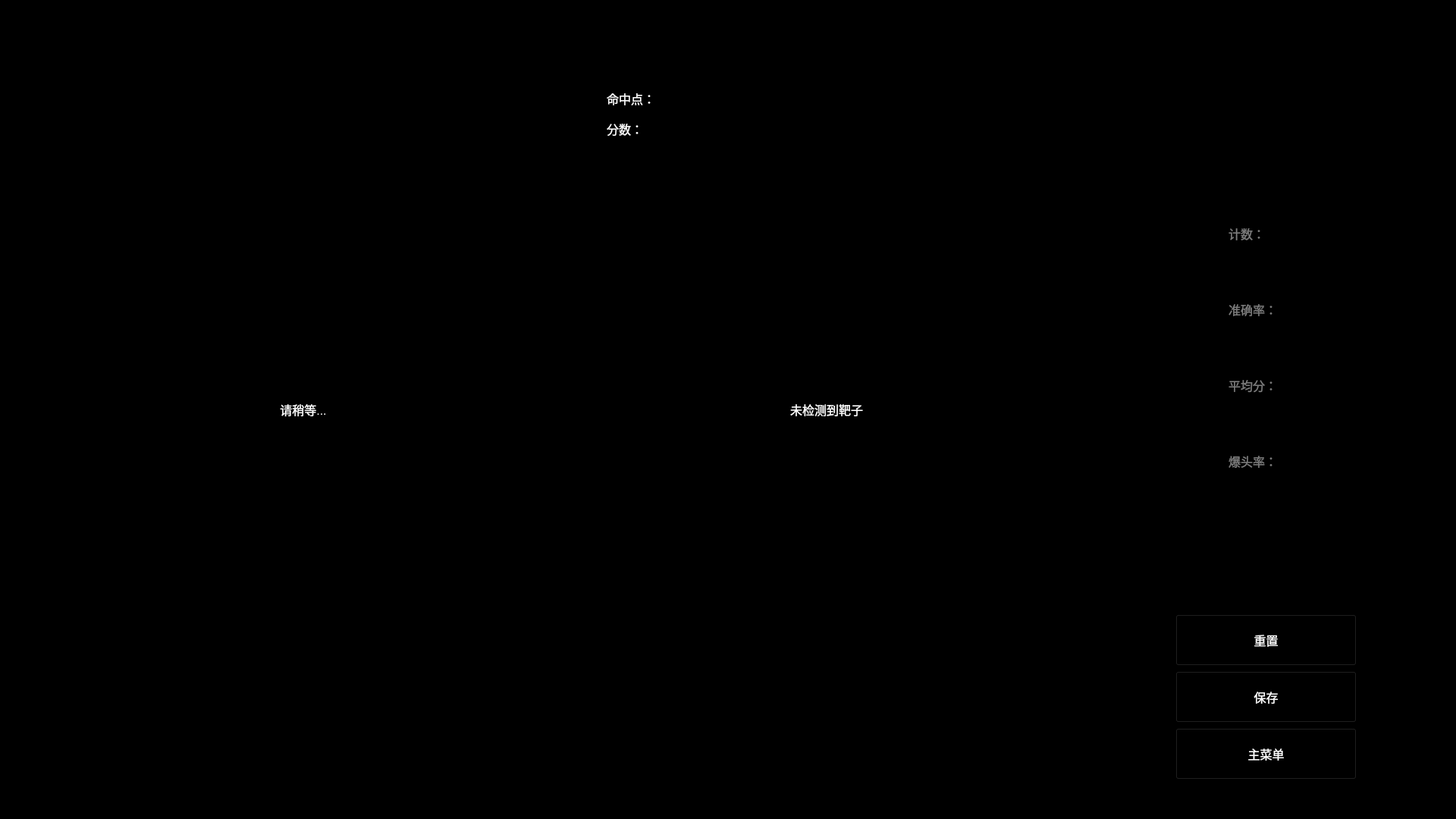
<?xml version="1.0" encoding="UTF-8"?>
<ui version="4.0">
 <class>PlayPage</class>
 <widget class="QWidget" name="PlayPage">
  <property name="geometry">
   <rect>
    <x>0</x>
    <y>0</y>
    <width>1920</width>
    <height>1080</height>
   </rect>
  </property>
  <property name="windowTitle">
   <string>Form</string>
  </property>
  <property name="styleSheet">
   <string notr="true">backGround:black;
color:white;
font-size:16px;
font-family:微软雅黑</string>
  </property>
  <widget class="QLabel" name="hitpointLabel">
   <property name="geometry">
    <rect>
     <x>800</x>
     <y>120</y>
     <width>200</width>
     <height>20</height>
    </rect>
   </property>
   <property name="styleSheet">
    <string notr="true">background:transparent;
color:white</string>
   </property>
   <property name="text">
    <string>命中点：</string>
   </property>
  </widget>
  <widget class="QLabel" name="scoreLabel">
   <property name="geometry">
    <rect>
     <x>800</x>
     <y>160</y>
     <width>200</width>
     <height>20</height>
    </rect>
   </property>
   <property name="styleSheet">
    <string notr="true">background:transparent;
color:white</string>
   </property>
   <property name="text">
    <string>分数：</string>
   </property>
  </widget>
  <widget class="QLabel" name="countLabel">
   <property name="geometry">
    <rect>
     <x>1620</x>
     <y>260</y>
     <width>100</width>
     <height>96</height>
    </rect>
   </property>
   <property name="styleSheet">
    <string notr="true">color:#7c7c7c;
background:transparent</string>
   </property>
   <property name="text">
    <string>计数：</string>
   </property>
  </widget>
  <widget class="QLabel" name="accuracyLabel">
   <property name="geometry">
    <rect>
     <x>1620</x>
     <y>360</y>
     <width>100</width>
     <height>96</height>
    </rect>
   </property>
   <property name="styleSheet">
    <string notr="true">color:#7c7c7c;
background:transparent</string>
   </property>
   <property name="text">
    <string>准确率：</string>
   </property>
  </widget>
  <widget class="QLabel" name="avgscoreLabel">
   <property name="geometry">
    <rect>
     <x>1620</x>
     <y>460</y>
     <width>100</width>
     <height>96</height>
    </rect>
   </property>
   <property name="styleSheet">
    <string notr="true">color:#7c7c7c;
background:transparent</string>
   </property>
   <property name="text">
    <string>平均分：</string>
   </property>
  </widget>
  <widget class="QLabel" name="headshotRateLabel">
   <property name="geometry">
    <rect>
     <x>1620</x>
     <y>560</y>
     <width>100</width>
     <height>96</height>
    </rect>
   </property>
   <property name="styleSheet">
    <string notr="true">color:#7c7c7c;
background:transparent</string>
   </property>
   <property name="text">
    <string>爆头率：</string>
   </property>
  </widget>
  <widget class="QPushButton" name="bt_reset">
   <property name="geometry">
    <rect>
     <x>1550</x>
     <y>810</y>
     <width>239</width>
     <height>68</height>
    </rect>
   </property>
   <property name="styleSheet">
    <string notr="true">.QPushButton{color:white;
border-image:url(./ui/resources/HomePageBtnBg.png);
font-family:微软雅黑;
font-size:16px}
.QPushButton:hover{color:#79d9ff;
border-image:url(./ui/resources/HomePageBtnBg_hover.png);
font-size:16px}</string>
   </property>
   <property name="text">
    <string>重置</string>
   </property>
  </widget>
  <widget class="QPushButton" name="bt_save">
   <property name="geometry">
    <rect>
     <x>1550</x>
     <y>885</y>
     <width>239</width>
     <height>68</height>
    </rect>
   </property>
   <property name="styleSheet">
    <string notr="true">.QPushButton{color:white;
border-image:url(./ui/resources/HomePageBtnBg.png);
font-family:微软雅黑;
font-size:16px}
.QPushButton:hover{color:#79d9ff;
border-image:url(./ui/resources/HomePageBtnBg_hover.png);
font-size:16px}</string>
   </property>
   <property name="text">
    <string>保存</string>
   </property>
  </widget>
  <widget class="QPushButton" name="bt_back">
   <property name="geometry">
    <rect>
     <x>1550</x>
     <y>960</y>
     <width>239</width>
     <height>68</height>
    </rect>
   </property>
   <property name="styleSheet">
    <string notr="true">.QPushButton{color:white;
border-image:url(./ui/resources/HomePageBtnBg.png);
font-family:微软雅黑;
font-size:16px}
.QPushButton:hover{color:#79d9ff;
border-image:url(./ui/resources/HomePageBtnBg_hover.png);
font-size:16px}</string>
   </property>
   <property name="text">
    <string>主菜单</string>
   </property>
  </widget>
  <widget class="QLabel" name="bg_label">
   <property name="geometry">
    <rect>
     <x>1480</x>
     <y>50</y>
     <width>372</width>
     <height>754</height>
    </rect>
   </property>
   <property name="styleSheet">
    <string notr="true">.QLabel{background:url(./ui/resources/PlayPageBg.png);}
.QLabel:hover{background:url(./ui/resources/PlayPageBg_hover.png);}</string>
   </property>
   <property name="text">
    <string/>
   </property>
  </widget>
  <widget class="QLabel" name="targetLabel">
   <property name="geometry">
    <rect>
     <x>790</x>
     <y>100</y>
     <width>600</width>
     <height>880</height>
    </rect>
   </property>
   <property name="sizePolicy">
    <sizepolicy hsizetype="Minimum" vsizetype="Fixed">
     <horstretch>0</horstretch>
     <verstretch>0</verstretch>
    </sizepolicy>
   </property>
   <property name="minimumSize">
    <size>
     <width>0</width>
     <height>0</height>
    </size>
   </property>
   <property name="styleSheet">
    <string notr="true">color:white;
</string>
   </property>
   <property name="text">
    <string>未检测到靶子</string>
   </property>
   <property name="alignment">
    <set>Qt::AlignCenter</set>
   </property>
  </widget>
  <widget class="QLabel" name="camLabel">
   <property name="geometry">
    <rect>
     <x>100</x>
     <y>100</y>
     <width>600</width>
     <height>880</height>
    </rect>
   </property>
   <property name="sizePolicy">
    <sizepolicy hsizetype="Minimum" vsizetype="Fixed">
     <horstretch>0</horstretch>
     <verstretch>0</verstretch>
    </sizepolicy>
   </property>
   <property name="minimumSize">
    <size>
     <width>0</width>
     <height>0</height>
    </size>
   </property>
   <property name="maximumSize">
    <size>
     <width>1000</width>
     <height>16777215</height>
    </size>
   </property>
   <property name="styleSheet">
    <string notr="true">color:white;
</string>
   </property>
   <property name="text">
    <string>请稍等...</string>
   </property>
   <property name="alignment">
    <set>Qt::AlignCenter</set>
   </property>
  </widget>
  <zorder>bg_label</zorder>
  <zorder>accuracyLabel</zorder>
  <zorder>avgscoreLabel</zorder>
  <zorder>headshotRateLabel</zorder>
  <zorder>bt_reset</zorder>
  <zorder>bt_save</zorder>
  <zorder>bt_back</zorder>
  <zorder>countLabel</zorder>
  <zorder>targetLabel</zorder>
  <zorder>camLabel</zorder>
  <zorder>hitpointLabel</zorder>
  <zorder>scoreLabel</zorder>
 </widget>
 <resources/>
 <connections/>
</ui>
